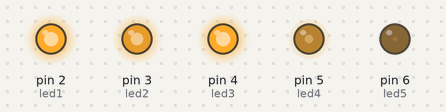
The sketch below on a simulated Arduino Uno, built with avr-gcc and run on an emulated ATmega328P. Parts: output pins drawn as LEDs (lit = HIGH).

Above: at 0.1 s.
Timing chart, 0 to 1.6 s (numbered marks = the images above):
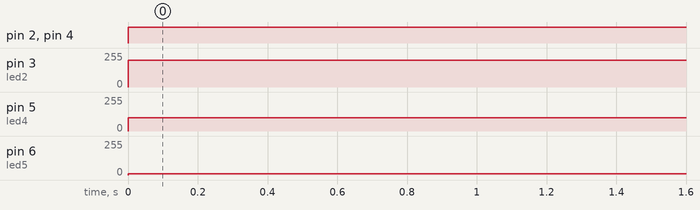

Measured:
- by itself, pin 2 (led1), pin 4 (led3): LOW → HIGH at 0.00 s
- by itself, pin 3 (led2): 0/255 → 200/255 at 0.00 s
- by itself, pin 5 (led4): 0/255 → 100/255 at 0.00 s
- by itself, pin 6 (led5): 0/255 → 10/255 at 0.00 s

The sketch:

guia_arduino4.ino
```cpp
#define led1 2
#define led2 3
#define led3 4
#define led4 5
#define led5 6


void setup()
{
  pinMode(led1, OUTPUT);
  pinMode(led2,OUTPUT);
  pinMode(led3,OUTPUT);
  pinMode(led4,OUTPUT);
  pinMode(led5,OUTPUT);
}

void loop()
{
  analogWrite(led1, 255);
  analogWrite(led2, 200);
  analogWrite(led3, 180);
  analogWrite(led4, 100);
  analogWrite(led5, 10);
}
```
